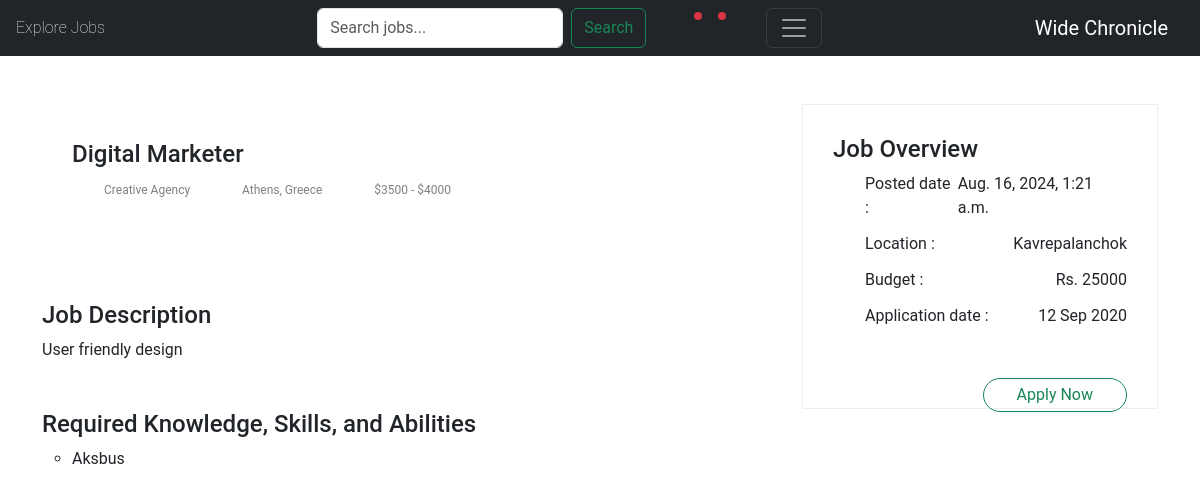
/job/67827d42-c/ (signed in), run on the app's committed database.
### jobs/models.py (models this page shows, shortened)
class Job(models.Model):
    buyer = models.ForeignKey(Buyer, on_delete=models.CASCADE)
    title = models.CharField(max_length=200)
    budget = models.IntegerField(validators=[MinValueValidator(1000)])
    description = models.TextField()
    requirement = models.TextField()
    expertise_required = models.CharField(choices=SPECIALITY_CHOICES, max_length=50, default="None" )
    timestamp = models.DateTimeField(auto_now_add=True)
    code = models.CharField(max_length=10, unique=True, primary_key=True,)

class Buyer(models.Model):
    owner = models.OneToOneField(User, on_delete=models.CASCADE, )
    name = models.CharField(max_length=50)
    profile_pic = models.ImageField(upload_to="profile/")
    bio = models.TextField(blank=True)
    location = models.CharField(choices=LOCATION_CHOICES, max_length=100)

### jobs/views.py (the view)
# urls.py: path('job/<str:code>/',JobDetailView.as_view(), name='job-detail'),
class JobDetailView(DetailView):
    model = Job
    template_name = 'jobs/job_detail.html'
    def get_object(self, queryset=None):
        code = self.kwargs.get("code")
        try:
            return Job.objects.get(code=code)
        except Job.DoesNotExist:
            raise Http404("Job not found")

### accounts/models.py (called while the page is built)
    def role(self):
        if hasattr(self, 'seller'):
            return 'Seller'
        elif hasattr(self, 'buyer'):
            return 'Buyer'
        else:
            return None

    def name(user):
        if hasattr(user, 'seller'):
            return user.seller.name
        elif hasattr(user, 'buyer'):
            return user.buyer.name

    def profile_pic(user):
        if hasattr(user, 'seller'):
            return user.seller.profile_pic.url
        elif hasattr(user, 'buyer'):
            return user.buyer.profile_pic.url
        return user.profile_pic

### jobs/templates/jobs/job_detail.html
{% extends 'jobs/_base.html' %}
{% block content%}
{% load icon %}
{% load humanize %}
<main>
    <div class="job-post-company pt-5 pb-5">
        <div class="container">
            <div class="row justify-content-between">
                <div class="col-xl-7 col-lg-8">
                    <div class="single-job-items mb-5">
                        <div class="job-items">
                            <div class="job-tittle">
                                    <h4>Digital Marketer</h4>
                                <ul>
                                    <li>Creative Agency</li>
                                    <li>{% icon "map-pin" %}</i>Athens, Greece</li>
                                    <li>$3500 - $4000</li>
                                </ul>
                            </div>
                        </div>
                    </div>
                    <div class="job-post-details">
                        <div class="post-details1 mb-5">
                            <div class="small-section-tittle">
                                <h4>Job Description</h4>
                            </div>
                            <p>{{job.description}}</p>
                        </div>
                        <div class="post-details2  mb-5">
                            <div class="small-section-tittle">
                                <h4>Required Knowledge, Skills, and Abilities</h4>
                            </div>
                            <ul>
                                    <li>{{ job.requirement }}</li>
                                </ul>
                        </div>
                    </div>
                </div>
                <div class="col-xl-4 col-lg-4">
                    <div class="post-details3  mb-5">
                       <div class="small-section-tittle">
                           <h4>Job Overview</h4>
                       </div>
                      <ul>
                          <li>Posted date : <span>{{job.timestamp}}</span></li>
                          <li>Location : <span>{{job.buyer.location}}</span></li>
                          <li>Budget :  <span>Rs. {{job.budget}}</span></li>
                          <li>Application date : <span>12 Sep 2020</span></li>
                      </ul>
                     <div class="items-link apply-btn2">
                        <a href="{% url 'apply-job' code=job.code %}" class="btn">Apply Now</a>
                    </div>
                   </div>
                </div>
            </div>
        </div>
    </div>
</main>
{% endblock content %}

### jobs/static/css/style.css (style rules this page uses)
.single-job-items { padding: 36px 30px; transition: .4s; }
.single-job-items .job-tittle ul li { display: inline-block; margin-right: 48px; font-size: 12px; color: #808080; line-height: 1.8; }
.single-job-items .job-tittle ul li:last-child { margin-right: 0; }
.items-link a { color: #198754; border: 1px solid #198754; border-radius: 30px; padding: 4px 33px; text-align: center; margin-bottom: 25px; float:right; }
.post-details2 ul { padding-left:30px }
.post-details2 ul li { list-style-type:circle }
.post-details3 { padding:30px 30px 30px 30px;border:1px solid #ededed }
.post-details3 ul li { display:flex;justify-content:space-between;margin-bottom:12px }
.post-details3 ul li:last-child { margin-bottom:50px }

### jobs/static/css/main.css (style rules this page uses)
:root { --default-font: "Roboto", system-ui, -apple-system, "Segoe UI", Roboto, "Helvetica Neue", Arial, "Noto Sans", "Liberation Sans", sans-serif, "Apple Color Emoji", "Segoe UI Emoji", "Segoe UI Symbol", "Noto Color Emoji"; --heading-font: "Poppins", sans-serif; --nav-font: "Poppins", sans-serif; }
:root { --background-color: #ffffff; --default-color: #212529; --heading-color: #001973; --accent-color: #0d42ff; --surface-color: #ffffff; --contrast-color: #ffffff; }
:root { --nav-color: rgba(255, 255, 255, 0.6); --nav-hover-color: #ffffff; --nav-mobile-background-color: #ffffff; --nav-dropdown-background-color: #ffffff; --nav-dropdown-color: #212529; --nav-dropdown-hover-color: #0d42ff; }
:root { scroll-behavior: smooth; }
body { color: var(--default-color); background-color: var(--background-color); font-family: var(--default-font); }
a { color: var(--accent-color); text-decoration: none; transition: 0.3s; }

### data on the page
Job: description "User friendly design", requirement "Aksbus", timestamp "Aug. 16, 2024, 1:21 a.m.", buyer.location "Kavrepalanchok", budget "25000"
